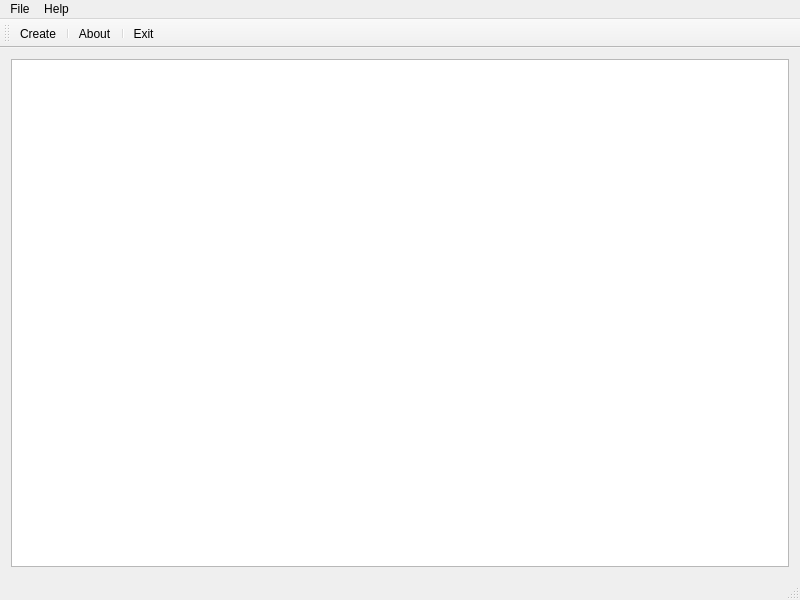
<?xml version="1.0" encoding="UTF-8"?>
<ui version="4.0">
 <class>QdbusClientFrame</class>
 <widget class="QMainWindow" name="QdbusClientFrame">
  <property name="geometry">
   <rect>
    <x>0</x>
    <y>0</y>
    <width>800</width>
    <height>600</height>
   </rect>
  </property>
  <property name="windowTitle">
   <string>QdbusClientApp</string>
  </property>
  <widget class="QWidget" name="centralwidget">
   <layout class="QVBoxLayout" name="verticalLayout">
    <item>
     <widget class="QTextEdit" name="textEdit"/>
    </item>
   </layout>
  </widget>
  <widget class="QMenuBar" name="menuBar">
   <property name="geometry">
    <rect>
     <x>0</x>
     <y>0</y>
     <width>800</width>
     <height>25</height>
    </rect>
   </property>
   <widget class="QMenu" name="menuFile">actionCreate
    <property name="title">
     <string>File</string>
    </property>
    <addaction name="actionCreate"/>
    <addaction name="separator"/>
    <addaction name="actionExit"/>
   </widget>
   <widget class="QMenu" name="menuHelp">
    <property name="title">
     <string>Help</string>
    </property>
    <addaction name="actionAbout"/>
   </widget>
   <addaction name="menuFile"/>
   <addaction name="menuHelp"/>
  </widget>
  <widget class="QToolBar" name="mainToolBar">
   <attribute name="toolBarArea">
    <enum>TopToolBarArea</enum>
   </attribute>
   <attribute name="toolBarBreak">
    <bool>false</bool>
   </attribute>
   <addaction name="actionCreate"/>
   <addaction name="separator"/>
   <addaction name="actionAbout"/>
   <addaction name="separator"/>
   <addaction name="actionExit"/>
  </widget>
  <widget class="QStatusBar" name="statusbar"/>
  <action name="actionCreate">
   <property name="icon">
    <iconset resource="qdbus_client_app.qrc">
     <normaloff>:/images/create.png</normaloff>
     :/images/create.png
    </iconset>
   </property>
   <property name="text">
    <string>Create</string>
   </property>
   <property name="toolTip">
    <string>Great creativity</string>
   </property>
   <property name="shortcut">
    <string>Ctrl+N</string>
   </property>
  </action>
  <action name="actionExit">
   <property name="icon">
    <iconset resource="qdbus_client_app.qrc">
     <normaloff>:/images/exit.png</normaloff>
     :/images/exit.png
    </iconset>
   </property>
   <property name="text">
    <string>Exit</string>
   </property>
   <property name="toolTip">
    <string>Exit qdbus_client_app</string>
   </property>
   <property name="shortcut">
   </property>
  </action>
  <action name="actionAbout">
   <property name="icon">
    <iconset resource="qdbus_client_app.qrc">
     <normaloff>:/images/info.png</normaloff>
     :/images/info.png
    </iconset>
   </property>
   <property name="text">
    <string>About</string>
   </property>
   <property name="toolTip">
    <string>About qdbus_client_app</string>
   </property>
  </action>
 </widget>
 <layoutdefault spacing="6" margin="11"/>
 <resources/>
 <connections/>
</ui>
